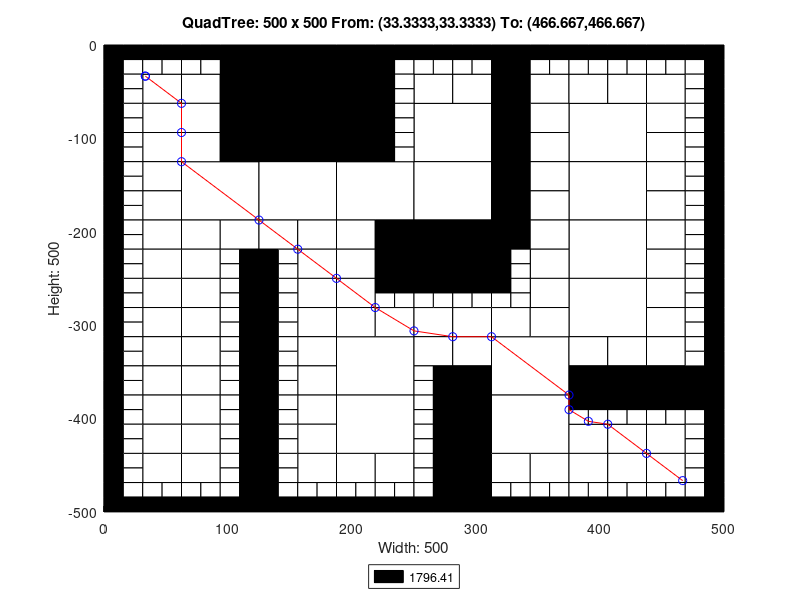

Recreate this plot in MATLAB.
axis([0 500 -500 0]);
title('QuadTree: 500 x 500 From: (33.3333,33.3333) To: (466.667,466.667)');
xlabel('Width: 500');
ylabel('Height: 500');
rectangle('Position',[125 -62.5 62.5 62.5], 'FaceColor',[0 0 0]);
rectangle('Position',[125 -125 62.5 62.5], 'FaceColor',[0 0 0]);
rectangle('Position',[62.5 -187.5 62.5 62.5], 'FaceColor',[1 1 1]);
rectangle('Position',[125 -187.5 62.5 62.5], 'FaceColor',[1 1 1]);
rectangle('Position',[187.5 -187.5 62.5 62.5], 'FaceColor',[1 1 1]);
rectangle('Position',[250 -125 62.5 62.5], 'FaceColor',[1 1 1]);
rectangle('Position',[375 -125 62.5 62.5], 'FaceColor',[1 1 1]);
rectangle('Position',[250 -187.5 62.5 62.5], 'FaceColor',[1 1 1]);
rectangle('Position',[250 -250 62.5 62.5], 'FaceColor',[0 0 0]);
rectangle('Position',[375 -187.5 62.5 62.5], 'FaceColor',[1 1 1]);
rectangle('Position',[375 -250 62.5 62.5], 'FaceColor',[1 1 1]);
rectangle('Position',[187.5 -375 62.5 62.5], 'FaceColor',[1 1 1]);
rectangle('Position',[187.5 -437.5 62.5 62.5], 'FaceColor',[1 1 1]);
rectangle('Position',[312.5 -375 62.5 62.5], 'FaceColor',[1 1 1]);
rectangle('Position',[375 -312.5 62.5 62.5], 'FaceColor',[1 1 1]);
rectangle('Position',[312.5 -437.5 62.5 62.5], 'FaceColor',[1 1 1]);
rectangle('Position',[31.25 -62.5 31.25 31.25], 'FaceColor',[1 1 1]);
rectangle('Position',[93.75 -31.25 31.25 31.25], 'FaceColor',[0 0 0]);
rectangle('Position',[62.5 -62.5 31.25 31.25], 'FaceColor',[1 1 1]);
rectangle('Position',[93.75 -62.5 31.25 31.25], 'FaceColor',[0 0 0]);
rectangle('Position',[31.25 -93.75 31.25 31.25], 'FaceColor',[1 1 1]);
rectangle('Position',[31.25 -125 31.25 31.25], 'FaceColor',[1 1 1]);
rectangle('Position',[62.5 -93.75 31.25 31.25], 'FaceColor',[1 1 1]);
rectangle('Position',[93.75 -93.75 31.25 31.25], 'FaceColor',[0 0 0]);
rectangle('Position',[62.5 -125 31.25 31.25], 'FaceColor',[1 1 1]);
rectangle('Position',[93.75 -125 31.25 31.25], 'FaceColor',[0 0 0]);
rectangle('Position',[187.5 -31.25 31.25 31.25], 'FaceColor',[0 0 0]);
rectangle('Position',[187.5 -62.5 31.25 31.25], 'FaceColor',[0 0 0]);
rectangle('Position',[187.5 -93.75 31.25 31.25], 'FaceColor',[0 0 0]);
rectangle('Position',[187.5 -125 31.25 31.25], 'FaceColor',[0 0 0]);
rectangle('Position',[31.25 -156.25 31.25 31.25], 'FaceColor',[1 1 1]);
rectangle('Position',[31.25 -187.5 31.25 31.25], 'FaceColor',[1 1 1]);
rectangle('Position',[31.25 -218.75 31.25 31.25], 'FaceColor',[1 1 1]);
rectangle('Position',[31.25 -250 31.25 31.25], 'FaceColor',[1 1 1]);
rectangle('Position',[62.5 -218.75 31.25 31.25], 'FaceColor',[1 1 1]);
rectangle('Position',[93.75 -218.75 31.25 31.25], 'FaceColor',[1 1 1]);
rectangle('Position',[62.5 -250 31.25 31.25], 'FaceColor',[1 1 1]);
rectangle('Position',[125 -218.75 31.25 31.25], 'FaceColor',[1 1 1]);
rectangle('Position',[156.25 -218.75 31.25 31.25], 'FaceColor',[1 1 1]);
rectangle('Position',[156.25 -250 31.25 31.25], 'FaceColor',[1 1 1]);
rectangle('Position',[187.5 -218.75 31.25 31.25], 'FaceColor',[1 1 1]);
rectangle('Position',[218.75 -218.75 31.25 31.25], 'FaceColor',[0 0 0]);
rectangle('Position',[187.5 -250 31.25 31.25], 'FaceColor',[1 1 1]);
rectangle('Position',[218.75 -250 31.25 31.25], 'FaceColor',[0 0 0]);
rectangle('Position',[250 -62.5 31.25 31.25], 'FaceColor',[1 1 1]);
rectangle('Position',[281.25 -62.5 31.25 31.25], 'FaceColor',[1 1 1]);
rectangle('Position',[312.5 -31.25 31.25 31.25], 'FaceColor',[0 0 0]);
rectangle('Position',[312.5 -62.5 31.25 31.25], 'FaceColor',[0 0 0]);
rectangle('Position',[343.75 -62.5 31.25 31.25], 'FaceColor',[1 1 1]);
rectangle('Position',[312.5 -93.75 31.25 31.25], 'FaceColor',[0 0 0]);
rectangle('Position',[343.75 -93.75 31.25 31.25], 'FaceColor',[1 1 1]);
rectangle('Position',[312.5 -125 31.25 31.25], 'FaceColor',[0 0 0]);
rectangle('Position',[343.75 -125 31.25 31.25], 'FaceColor',[1 1 1]);
rectangle('Position',[375 -62.5 31.25 31.25], 'FaceColor',[1 1 1]);
rectangle('Position',[406.25 -62.5 31.25 31.25], 'FaceColor',[1 1 1]);
rectangle('Position',[437.5 -62.5 31.25 31.25], 'FaceColor',[1 1 1]);
rectangle('Position',[437.5 -93.75 31.25 31.25], 'FaceColor',[1 1 1]);
rectangle('Position',[437.5 -125 31.25 31.25], 'FaceColor',[1 1 1]);
rectangle('Position',[312.5 -156.25 31.25 31.25], 'FaceColor',[0 0 0]);
rectangle('Position',[343.75 -156.25 31.25 31.25], 'FaceColor',[1 1 1]);
rectangle('Position',[312.5 -187.5 31.25 31.25], 'FaceColor',[0 0 0]);
rectangle('Position',[343.75 -187.5 31.25 31.25], 'FaceColor',[1 1 1]);
rectangle('Position',[312.5 -218.75 31.25 31.25], 'FaceColor',[0 0 0]);
rectangle('Position',[343.75 -218.75 31.25 31.25], 'FaceColor',[1 1 1]);
rectangle('Position',[343.75 -250 31.25 31.25], 'FaceColor',[1 1 1]);
rectangle('Position',[437.5 -156.25 31.25 31.25], 'FaceColor',[1 1 1]);
rectangle('Position',[437.5 -187.5 31.25 31.25], 'FaceColor',[1 1 1]);
rectangle('Position',[437.5 -218.75 31.25 31.25], 'FaceColor',[1 1 1]);
rectangle('Position',[437.5 -250 31.25 31.25], 'FaceColor',[1 1 1]);
rectangle('Position',[31.25 -281.25 31.25 31.25], 'FaceColor',[1 1 1]);
rectangle('Position',[31.25 -312.5 31.25 31.25], 'FaceColor',[1 1 1]);
rectangle('Position',[62.5 -281.25 31.25 31.25], 'FaceColor',[1 1 1]);
rectangle('Position',[62.5 -312.5 31.25 31.25], 'FaceColor',[1 1 1]);
rectangle('Position',[31.25 -343.75 31.25 31.25], 'FaceColor',[1 1 1]);
rectangle('Position',[31.25 -375 31.25 31.25], 'FaceColor',[1 1 1]);
rectangle('Position',[62.5 -343.75 31.25 31.25], 'FaceColor',[1 1 1]);
rectangle('Position',[62.5 -375 31.25 31.25], 'FaceColor',[1 1 1]);
rectangle('Position',[156.25 -281.25 31.25 31.25], 'FaceColor',[1 1 1]);
rectangle('Position',[156.25 -312.5 31.25 31.25], 'FaceColor',[1 1 1]);
rectangle('Position',[187.5 -281.25 31.25 31.25], 'FaceColor',[1 1 1]);
rectangle('Position',[187.5 -312.5 31.25 31.25], 'FaceColor',[1 1 1]);
rectangle('Position',[218.75 -312.5 31.25 31.25], 'FaceColor',[1 1 1]);
rectangle('Position',[156.25 -343.75 31.25 31.25], 'FaceColor',[1 1 1]);
rectangle('Position',[156.25 -375 31.25 31.25], 'FaceColor',[1 1 1]);
rectangle('Position',[31.25 -406.25 31.25 31.25], 'FaceColor',[1 1 1]);
rectangle('Position',[31.25 -437.5 31.25 31.25], 'FaceColor',[1 1 1]);
rectangle('Position',[62.5 -406.25 31.25 31.25], 'FaceColor',[1 1 1]);
rectangle('Position',[62.5 -437.5 31.25 31.25], 'FaceColor',[1 1 1]);
rectangle('Position',[31.25 -468.75 31.25 31.25], 'FaceColor',[1 1 1]);
rectangle('Position',[62.5 -468.75 31.25 31.25], 'FaceColor',[1 1 1]);
rectangle('Position',[156.25 -406.25 31.25 31.25], 'FaceColor',[1 1 1]);
rectangle('Position',[156.25 -437.5 31.25 31.25], 'FaceColor',[1 1 1]);
rectangle('Position',[156.25 -468.75 31.25 31.25], 'FaceColor',[1 1 1]);
rectangle('Position',[187.5 -468.75 31.25 31.25], 'FaceColor',[1 1 1]);
rectangle('Position',[218.75 -468.75 31.25 31.25], 'FaceColor',[1 1 1]);
rectangle('Position',[250 -312.5 31.25 31.25], 'FaceColor',[1 1 1]);
rectangle('Position',[281.25 -312.5 31.25 31.25], 'FaceColor',[1 1 1]);
rectangle('Position',[343.75 -281.25 31.25 31.25], 'FaceColor',[1 1 1]);
rectangle('Position',[312.5 -312.5 31.25 31.25], 'FaceColor',[1 1 1]);
rectangle('Position',[343.75 -312.5 31.25 31.25], 'FaceColor',[1 1 1]);
rectangle('Position',[250 -343.75 31.25 31.25], 'FaceColor',[1 1 1]);
rectangle('Position',[281.25 -343.75 31.25 31.25], 'FaceColor',[1 1 1]);
rectangle('Position',[281.25 -375 31.25 31.25], 'FaceColor',[0 0 0]);
rectangle('Position',[437.5 -281.25 31.25 31.25], 'FaceColor',[1 1 1]);
rectangle('Position',[437.5 -312.5 31.25 31.25], 'FaceColor',[1 1 1]);
rectangle('Position',[375 -343.75 31.25 31.25], 'FaceColor',[1 1 1]);
rectangle('Position',[406.25 -343.75 31.25 31.25], 'FaceColor',[1 1 1]);
rectangle('Position',[375 -375 31.25 31.25], 'FaceColor',[0 0 0]);
rectangle('Position',[406.25 -375 31.25 31.25], 'FaceColor',[0 0 0]);
rectangle('Position',[437.5 -343.75 31.25 31.25], 'FaceColor',[1 1 1]);
rectangle('Position',[437.5 -375 31.25 31.25], 'FaceColor',[0 0 0]);
rectangle('Position',[468.75 -375 31.25 31.25], 'FaceColor',[0 0 0]);
rectangle('Position',[281.25 -406.25 31.25 31.25], 'FaceColor',[0 0 0]);
rectangle('Position',[281.25 -437.5 31.25 31.25], 'FaceColor',[0 0 0]);
rectangle('Position',[281.25 -468.75 31.25 31.25], 'FaceColor',[0 0 0]);
rectangle('Position',[281.25 -500 31.25 31.25], 'FaceColor',[0 0 0]);
rectangle('Position',[312.5 -468.75 31.25 31.25], 'FaceColor',[1 1 1]);
rectangle('Position',[343.75 -468.75 31.25 31.25], 'FaceColor',[1 1 1]);
rectangle('Position',[375 -437.5 31.25 31.25], 'FaceColor',[1 1 1]);
rectangle('Position',[406.25 -437.5 31.25 31.25], 'FaceColor',[1 1 1]);
rectangle('Position',[437.5 -437.5 31.25 31.25], 'FaceColor',[1 1 1]);
rectangle('Position',[375 -468.75 31.25 31.25], 'FaceColor',[1 1 1]);
rectangle('Position',[406.25 -468.75 31.25 31.25], 'FaceColor',[1 1 1]);
rectangle('Position',[437.5 -468.75 31.25 31.25], 'FaceColor',[1 1 1]);
rectangle('Position',[0 -15.625 15.625 15.625], 'FaceColor',[0 0 0]);
rectangle('Position',[15.625 -15.625 15.625 15.625], 'FaceColor',[0 0 0]);
rectangle('Position',[0 -31.25 15.625 15.625], 'FaceColor',[0 0 0]);
rectangle('Position',[15.625 -31.25 15.625 15.625], 'FaceColor',[1 1 1]);
rectangle('Position',[31.25 -15.625 15.625 15.625], 'FaceColor',[0 0 0]);
rectangle('Position',[46.875 -15.625 15.625 15.625], 'FaceColor',[0 0 0]);
rectangle('Position',[31.25 -31.25 15.625 15.625], 'FaceColor',[1 1 1]);
rectangle('Position',[46.875 -31.25 15.625 15.625], 'FaceColor',[1 1 1]);
rectangle('Position',[0 -46.875 15.625 15.625], 'FaceColor',[0 0 0]);
rectangle('Position',[15.625 -46.875 15.625 15.625], 'FaceColor',[1 1 1]);
rectangle('Position',[0 -62.5 15.625 15.625], 'FaceColor',[0 0 0]);
rectangle('Position',[15.625 -62.5 15.625 15.625], 'FaceColor',[1 1 1]);
rectangle('Position',[62.5 -15.625 15.625 15.625], 'FaceColor',[0 0 0]);
rectangle('Position',[78.125 -15.625 15.625 15.625], 'FaceColor',[0 0 0]);
rectangle('Position',[62.5 -31.25 15.625 15.625], 'FaceColor',[1 1 1]);
rectangle('Position',[78.125 -31.25 15.625 15.625], 'FaceColor',[1 1 1]);
rectangle('Position',[0 -78.125 15.625 15.625], 'FaceColor',[0 0 0]);
rectangle('Position',[15.625 -78.125 15.625 15.625], 'FaceColor',[1 1 1]);
rectangle('Position',[0 -93.75 15.625 15.625], 'FaceColor',[0 0 0]);
rectangle('Position',[15.625 -93.75 15.625 15.625], 'FaceColor',[1 1 1]);
rectangle('Position',[0 -109.375 15.625 15.625], 'FaceColor',[0 0 0]);
rectangle('Position',[15.625 -109.375 15.625 15.625], 'FaceColor',[1 1 1]);
rectangle('Position',[0 -125 15.625 15.625], 'FaceColor',[0 0 0]);
rectangle('Position',[15.625 -125 15.625 15.625], 'FaceColor',[1 1 1]);
rectangle('Position',[218.75 -15.625 15.625 15.625], 'FaceColor',[0 0 0]);
rectangle('Position',[234.375 -15.625 15.625 15.625], 'FaceColor',[0 0 0]);
rectangle('Position',[218.75 -31.25 15.625 15.625], 'FaceColor',[0 0 0]);
rectangle('Position',[234.375 -31.25 15.625 15.625], 'FaceColor',[1 1 1]);
rectangle('Position',[218.75 -46.875 15.625 15.625], 'FaceColor',[0 0 0]);
rectangle('Position',[234.375 -46.875 15.625 15.625], 'FaceColor',[1 1 1]);
rectangle('Position',[218.75 -62.5 15.625 15.625], 'FaceColor',[0 0 0]);
rectangle('Position',[234.375 -62.5 15.625 15.625], 'FaceColor',[1 1 1]);
rectangle('Position',[218.75 -78.125 15.625 15.625], 'FaceColor',[0 0 0]);
rectangle('Position',[234.375 -78.125 15.625 15.625], 'FaceColor',[1 1 1]);
rectangle('Position',[218.75 -93.75 15.625 15.625], 'FaceColor',[0 0 0]);
rectangle('Position',[234.375 -93.75 15.625 15.625], 'FaceColor',[1 1 1]);
rectangle('Position',[218.75 -109.375 15.625 15.625], 'FaceColor',[0 0 0]);
rectangle('Position',[234.375 -109.375 15.625 15.625], 'FaceColor',[1 1 1]);
rectangle('Position',[218.75 -125 15.625 15.625], 'FaceColor',[0 0 0]);
rectangle('Position',[234.375 -125 15.625 15.625], 'FaceColor',[1 1 1]);
rectangle('Position',[0 -140.625 15.625 15.625], 'FaceColor',[0 0 0]);
rectangle('Position',[15.625 -140.625 15.625 15.625], 'FaceColor',[1 1 1]);
rectangle('Position',[0 -156.25 15.625 15.625], 'FaceColor',[0 0 0]);
rectangle('Position',[15.625 -156.25 15.625 15.625], 'FaceColor',[1 1 1]);
rectangle('Position',[0 -171.875 15.625 15.625], 'FaceColor',[0 0 0]);
rectangle('Position',[15.625 -171.875 15.625 15.625], 'FaceColor',[1 1 1]);
rectangle('Position',[0 -187.5 15.625 15.625], 'FaceColor',[0 0 0]);
rectangle('Position',[15.625 -187.5 15.625 15.625], 'FaceColor',[1 1 1]);
rectangle('Position',[0 -203.125 15.625 15.625], 'FaceColor',[0 0 0]);
rectangle('Position',[15.625 -203.125 15.625 15.625], 'FaceColor',[1 1 1]);
rectangle('Position',[0 -218.75 15.625 15.625], 'FaceColor',[0 0 0]);
rectangle('Position',[15.625 -218.75 15.625 15.625], 'FaceColor',[1 1 1]);
rectangle('Position',[0 -234.375 15.625 15.625], 'FaceColor',[0 0 0]);
rectangle('Position',[15.625 -234.375 15.625 15.625], 'FaceColor',[1 1 1]);
rectangle('Position',[0 -250 15.625 15.625], 'FaceColor',[0 0 0]);
rectangle('Position',[15.625 -250 15.625 15.625], 'FaceColor',[1 1 1]);
rectangle('Position',[93.75 -234.375 15.625 15.625], 'FaceColor',[1 1 1]);
rectangle('Position',[109.375 -234.375 15.625 15.625], 'FaceColor',[0 0 0]);
rectangle('Position',[93.75 -250 15.625 15.625], 'FaceColor',[1 1 1]);
rectangle('Position',[109.375 -250 15.625 15.625], 'FaceColor',[0 0 0]);
rectangle('Position',[125 -234.375 15.625 15.625], 'FaceColor',[0 0 0]);
rectangle('Position',[140.625 -234.375 15.625 15.625], 'FaceColor',[1 1 1]);
rectangle('Position',[125 -250 15.625 15.625], 'FaceColor',[0 0 0]);
rectangle('Position',[140.625 -250 15.625 15.625], 'FaceColor',[1 1 1]);
rectangle('Position',[250 -15.625 15.625 15.625], 'FaceColor',[0 0 0]);
rectangle('Position',[265.625 -15.625 15.625 15.625], 'FaceColor',[0 0 0]);
rectangle('Position',[250 -31.25 15.625 15.625], 'FaceColor',[1 1 1]);
rectangle('Position',[265.625 -31.25 15.625 15.625], 'FaceColor',[1 1 1]);
rectangle('Position',[281.25 -15.625 15.625 15.625], 'FaceColor',[0 0 0]);
rectangle('Position',[296.875 -15.625 15.625 15.625], 'FaceColor',[0 0 0]);
rectangle('Position',[281.25 -31.25 15.625 15.625], 'FaceColor',[1 1 1]);
rectangle('Position',[296.875 -31.25 15.625 15.625], 'FaceColor',[1 1 1]);
rectangle('Position',[343.75 -15.625 15.625 15.625], 'FaceColor',[0 0 0]);
rectangle('Position',[359.375 -15.625 15.625 15.625], 'FaceColor',[0 0 0]);
rectangle('Position',[343.75 -31.25 15.625 15.625], 'FaceColor',[1 1 1]);
rectangle('Position',[359.375 -31.25 15.625 15.625], 'FaceColor',[1 1 1]);
rectangle('Position',[375 -15.625 15.625 15.625], 'FaceColor',[0 0 0]);
rectangle('Position',[390.625 -15.625 15.625 15.625], 'FaceColor',[0 0 0]);
rectangle('Position',[375 -31.25 15.625 15.625], 'FaceColor',[1 1 1]);
rectangle('Position',[390.625 -31.25 15.625 15.625], 'FaceColor',[1 1 1]);
rectangle('Position',[406.25 -15.625 15.625 15.625], 'FaceColor',[0 0 0]);
rectangle('Position',[421.875 -15.625 15.625 15.625], 'FaceColor',[0 0 0]);
rectangle('Position',[406.25 -31.25 15.625 15.625], 'FaceColor',[1 1 1]);
rectangle('Position',[421.875 -31.25 15.625 15.625], 'FaceColor',[1 1 1]);
rectangle('Position',[437.5 -15.625 15.625 15.625], 'FaceColor',[0 0 0]);
rectangle('Position',[453.125 -15.625 15.625 15.625], 'FaceColor',[0 0 0]);
rectangle('Position',[437.5 -31.25 15.625 15.625], 'FaceColor',[1 1 1]);
rectangle('Position',[453.125 -31.25 15.625 15.625], 'FaceColor',[1 1 1]);
rectangle('Position',[468.75 -15.625 15.625 15.625], 'FaceColor',[0 0 0]);
rectangle('Position',[484.375 -15.625 15.625 15.625], 'FaceColor',[0 0 0]);
rectangle('Position',[468.75 -31.25 15.625 15.625], 'FaceColor',[1 1 1]);
rectangle('Position',[484.375 -31.25 15.625 15.625], 'FaceColor',[0 0 0]);
rectangle('Position',[468.75 -46.875 15.625 15.625], 'FaceColor',[1 1 1]);
rectangle('Position',[484.375 -46.875 15.625 15.625], 'FaceColor',[0 0 0]);
rectangle('Position',[468.75 -62.5 15.625 15.625], 'FaceColor',[1 1 1]);
rectangle('Position',[484.375 -62.5 15.625 15.625], 'FaceColor',[0 0 0]);
rectangle('Position',[468.75 -78.125 15.625 15.625], 'FaceColor',[1 1 1]);
rectangle('Position',[484.375 -78.125 15.625 15.625], 'FaceColor',[0 0 0]);
rectangle('Position',[468.75 -93.75 15.625 15.625], 'FaceColor',[1 1 1]);
rectangle('Position',[484.375 -93.75 15.625 15.625], 'FaceColor',[0 0 0]);
rectangle('Position',[468.75 -109.375 15.625 15.625], 'FaceColor',[1 1 1]);
rectangle('Position',[484.375 -109.375 15.625 15.625], 'FaceColor',[0 0 0]);
rectangle('Position',[468.75 -125 15.625 15.625], 'FaceColor',[1 1 1]);
rectangle('Position',[484.375 -125 15.625 15.625], 'FaceColor',[0 0 0]);
rectangle('Position',[312.5 -234.375 15.625 15.625], 'FaceColor',[0 0 0]);
rectangle('Position',[328.125 -234.375 15.625 15.625], 'FaceColor',[1 1 1]);
rectangle('Position',[312.5 -250 15.625 15.625], 'FaceColor',[0 0 0]);
rectangle('Position',[328.125 -250 15.625 15.625], 'FaceColor',[1 1 1]);
rectangle('Position',[468.75 -140.625 15.625 15.625], 'FaceColor',[1 1 1]);
rectangle('Position',[484.375 -140.625 15.625 15.625], 'FaceColor',[0 0 0]);
rectangle('Position',[468.75 -156.25 15.625 15.625], 'FaceColor',[1 1 1]);
rectangle('Position',[484.375 -156.25 15.625 15.625], 'FaceColor',[0 0 0]);
rectangle('Position',[468.75 -171.875 15.625 15.625], 'FaceColor',[1 1 1]);
rectangle('Position',[484.375 -171.875 15.625 15.625], 'FaceColor',[0 0 0]);
rectangle('Position',[468.75 -187.5 15.625 15.625], 'FaceColor',[1 1 1]);
rectangle('Position',[484.375 -187.5 15.625 15.625], 'FaceColor',[0 0 0]);
rectangle('Position',[468.75 -203.125 15.625 15.625], 'FaceColor',[1 1 1]);
rectangle('Position',[484.375 -203.125 15.625 15.625], 'FaceColor',[0 0 0]);
rectangle('Position',[468.75 -218.75 15.625 15.625], 'FaceColor',[1 1 1]);
rectangle('Position',[484.375 -218.75 15.625 15.625], 'FaceColor',[0 0 0]);
rectangle('Position',[468.75 -234.375 15.625 15.625], 'FaceColor',[1 1 1]);
rectangle('Position',[484.375 -234.375 15.625 15.625], 'FaceColor',[0 0 0]);
rectangle('Position',[468.75 -250 15.625 15.625], 'FaceColor',[1 1 1]);
rectangle('Position',[484.375 -250 15.625 15.625], 'FaceColor',[0 0 0]);
rectangle('Position',[0 -265.625 15.625 15.625], 'FaceColor',[0 0 0]);
rectangle('Position',[15.625 -265.625 15.625 15.625], 'FaceColor',[1 1 1]);
rectangle('Position',[0 -281.25 15.625 15.625], 'FaceColor',[0 0 0]);
rectangle('Position',[15.625 -281.25 15.625 15.625], 'FaceColor',[1 1 1]);
rectangle('Position',[0 -296.875 15.625 15.625], 'FaceColor',[0 0 0]);
rectangle('Position',[15.625 -296.875 15.625 15.625], 'FaceColor',[1 1 1]);
rectangle('Position',[0 -312.5 15.625 15.625], 'FaceColor',[0 0 0]);
rectangle('Position',[15.625 -312.5 15.625 15.625], 'FaceColor',[1 1 1]);
rectangle('Position',[93.75 -265.625 15.625 15.625], 'FaceColor',[1 1 1]);
rectangle('Position',[109.375 -265.625 15.625 15.625], 'FaceColor',[0 0 0]);
rectangle('Position',[93.75 -281.25 15.625 15.625], 'FaceColor',[1 1 1]);
rectangle('Position',[109.375 -281.25 15.625 15.625], 'FaceColor',[0 0 0]);
rectangle('Position',[93.75 -296.875 15.625 15.625], 'FaceColor',[1 1 1]);
rectangle('Position',[109.375 -296.875 15.625 15.625], 'FaceColor',[0 0 0]);
rectangle('Position',[93.75 -312.5 15.625 15.625], 'FaceColor',[1 1 1]);
rectangle('Position',[109.375 -312.5 15.625 15.625], 'FaceColor',[0 0 0]);
rectangle('Position',[0 -328.125 15.625 15.625], 'FaceColor',[0 0 0]);
rectangle('Position',[15.625 -328.125 15.625 15.625], 'FaceColor',[1 1 1]);
rectangle('Position',[0 -343.75 15.625 15.625], 'FaceColor',[0 0 0]);
rectangle('Position',[15.625 -343.75 15.625 15.625], 'FaceColor',[1 1 1]);
rectangle('Position',[0 -359.375 15.625 15.625], 'FaceColor',[0 0 0]);
rectangle('Position',[15.625 -359.375 15.625 15.625], 'FaceColor',[1 1 1]);
rectangle('Position',[0 -375 15.625 15.625], 'FaceColor',[0 0 0]);
rectangle('Position',[15.625 -375 15.625 15.625], 'FaceColor',[1 1 1]);
rectangle('Position',[93.75 -328.125 15.625 15.625], 'FaceColor',[1 1 1]);
rectangle('Position',[109.375 -328.125 15.625 15.625], 'FaceColor',[0 0 0]);
rectangle('Position',[93.75 -343.75 15.625 15.625], 'FaceColor',[1 1 1]);
rectangle('Position',[109.375 -343.75 15.625 15.625], 'FaceColor',[0 0 0]);
rectangle('Position',[93.75 -359.375 15.625 15.625], 'FaceColor',[1 1 1]);
rectangle('Position',[109.375 -359.375 15.625 15.625], 'FaceColor',[0 0 0]);
rectangle('Position',[93.75 -375 15.625 15.625], 'FaceColor',[1 1 1]);
rectangle('Position',[109.375 -375 15.625 15.625], 'FaceColor',[0 0 0]);
rectangle('Position',[125 -265.625 15.625 15.625], 'FaceColor',[0 0 0]);
rectangle('Position',[140.625 -265.625 15.625 15.625], 'FaceColor',[1 1 1]);
rectangle('Position',[125 -281.25 15.625 15.625], 'FaceColor',[0 0 0]);
rectangle('Position',[140.625 -281.25 15.625 15.625], 'FaceColor',[1 1 1]);
rectangle('Position',[125 -296.875 15.625 15.625], 'FaceColor',[0 0 0]);
rectangle('Position',[140.625 -296.875 15.625 15.625], 'FaceColor',[1 1 1]);
rectangle('Position',[125 -312.5 15.625 15.625], 'FaceColor',[0 0 0]);
rectangle('Position',[140.625 -312.5 15.625 15.625], 'FaceColor',[1 1 1]);
rectangle('Position',[218.75 -265.625 15.625 15.625], 'FaceColor',[0 0 0]);
rectangle('Position',[234.375 -265.625 15.625 15.625], 'FaceColor',[0 0 0]);
rectangle('Position',[218.75 -281.25 15.625 15.625], 'FaceColor',[1 1 1]);
rectangle('Position',[234.375 -281.25 15.625 15.625], 'FaceColor',[1 1 1]);
rectangle('Position',[125 -328.125 15.625 15.625], 'FaceColor',[0 0 0]);
rectangle('Position',[140.625 -328.125 15.625 15.625], 'FaceColor',[1 1 1]);
rectangle('Position',[125 -343.75 15.625 15.625], 'FaceColor',[0 0 0]);
rectangle('Position',[140.625 -343.75 15.625 15.625], 'FaceColor',[1 1 1]);
rectangle('Position',[125 -359.375 15.625 15.625], 'FaceColor',[0 0 0]);
rectangle('Position',[140.625 -359.375 15.625 15.625], 'FaceColor',[1 1 1]);
rectangle('Position',[125 -375 15.625 15.625], 'FaceColor',[0 0 0]);
rectangle('Position',[140.625 -375 15.625 15.625], 'FaceColor',[1 1 1]);
rectangle('Position',[0 -390.625 15.625 15.625], 'FaceColor',[0 0 0]);
rectangle('Position',[15.625 -390.625 15.625 15.625], 'FaceColor',[1 1 1]);
rectangle('Position',[0 -406.25 15.625 15.625], 'FaceColor',[0 0 0]);
rectangle('Position',[15.625 -406.25 15.625 15.625], 'FaceColor',[1 1 1]);
rectangle('Position',[0 -421.875 15.625 15.625], 'FaceColor',[0 0 0]);
rectangle('Position',[15.625 -421.875 15.625 15.625], 'FaceColor',[1 1 1]);
rectangle('Position',[0 -437.5 15.625 15.625], 'FaceColor',[0 0 0]);
rectangle('Position',[15.625 -437.5 15.625 15.625], 'FaceColor',[1 1 1]);
rectangle('Position',[93.75 -390.625 15.625 15.625], 'FaceColor',[1 1 1]);
rectangle('Position',[109.375 -390.625 15.625 15.625], 'FaceColor',[0 0 0]);
rectangle('Position',[93.75 -406.25 15.625 15.625], 'FaceColor',[1 1 1]);
rectangle('Position',[109.375 -406.25 15.625 15.625], 'FaceColor',[0 0 0]);
rectangle('Position',[93.75 -421.875 15.625 15.625], 'FaceColor',[1 1 1]);
rectangle('Position',[109.375 -421.875 15.625 15.625], 'FaceColor',[0 0 0]);
rectangle('Position',[93.75 -437.5 15.625 15.625], 'FaceColor',[1 1 1]);
rectangle('Position',[109.375 -437.5 15.625 15.625], 'FaceColor',[0 0 0]);
rectangle('Position',[0 -453.125 15.625 15.625], 'FaceColor',[0 0 0]);
rectangle('Position',[15.625 -453.125 15.625 15.625], 'FaceColor',[1 1 1]);
rectangle('Position',[0 -468.75 15.625 15.625], 'FaceColor',[0 0 0]);
rectangle('Position',[15.625 -468.75 15.625 15.625], 'FaceColor',[1 1 1]);
rectangle('Position',[0 -484.375 15.625 15.625], 'FaceColor',[0 0 0]);
rectangle('Position',[15.625 -484.375 15.625 15.625], 'FaceColor',[1 1 1]);
rectangle('Position',[0 -500 15.625 15.625], 'FaceColor',[0 0 0]);
rectangle('Position',[15.625 -500 15.625 15.625], 'FaceColor',[0 0 0]);
rectangle('Position',[31.25 -484.375 15.625 15.625], 'FaceColor',[1 1 1]);
rectangle('Position',[46.875 -484.375 15.625 15.625], 'FaceColor',[1 1 1]);
rectangle('Position',[31.25 -500 15.625 15.625], 'FaceColor',[0 0 0]);
rectangle('Position',[46.875 -500 15.625 15.625], 'FaceColor',[0 0 0]);
rectangle('Position',[93.75 -453.125 15.625 15.625], 'FaceColor',[1 1 1]);
rectangle('Position',[109.375 -453.125 15.625 15.625], 'FaceColor',[0 0 0]);
rectangle('Position',[93.75 -468.75 15.625 15.625], 'FaceColor',[1 1 1]);
rectangle('Position',[109.375 -468.75 15.625 15.625], 'FaceColor',[0 0 0]);
rectangle('Position',[62.5 -484.375 15.625 15.625], 'FaceColor',[1 1 1]);
rectangle('Position',[78.125 -484.375 15.625 15.625], 'FaceColor',[1 1 1]);
rectangle('Position',[62.5 -500 15.625 15.625], 'FaceColor',[0 0 0]);
rectangle('Position',[78.125 -500 15.625 15.625], 'FaceColor',[0 0 0]);
rectangle('Position',[93.75 -484.375 15.625 15.625], 'FaceColor',[1 1 1]);
rectangle('Position',[109.375 -484.375 15.625 15.625], 'FaceColor',[0 0 0]);
rectangle('Position',[93.75 -500 15.625 15.625], 'FaceColor',[0 0 0]);
rectangle('Position',[109.375 -500 15.625 15.625], 'FaceColor',[0 0 0]);
rectangle('Position',[125 -390.625 15.625 15.625], 'FaceColor',[0 0 0]);
rectangle('Position',[140.625 -390.625 15.625 15.625], 'FaceColor',[1 1 1]);
rectangle('Position',[125 -406.25 15.625 15.625], 'FaceColor',[0 0 0]);
rectangle('Position',[140.625 -406.25 15.625 15.625], 'FaceColor',[1 1 1]);
rectangle('Position',[125 -421.875 15.625 15.625], 'FaceColor',[0 0 0]);
rectangle('Position',[140.625 -421.875 15.625 15.625], 'FaceColor',[1 1 1]);
rectangle('Position',[125 -437.5 15.625 15.625], 'FaceColor',[0 0 0]);
rectangle('Position',[140.625 -437.5 15.625 15.625], 'FaceColor',[1 1 1]);
rectangle('Position',[125 -453.125 15.625 15.625], 'FaceColor',[0 0 0]);
rectangle('Position',[140.625 -453.125 15.625 15.625], 'FaceColor',[1 1 1]);
rectangle('Position',[125 -468.75 15.625 15.625], 'FaceColor',[0 0 0]);
rectangle('Position',[140.625 -468.75 15.625 15.625], 'FaceColor',[1 1 1]);
rectangle('Position',[125 -484.375 15.625 15.625], 'FaceColor',[0 0 0]);
rectangle('Position',[140.625 -484.375 15.625 15.625], 'FaceColor',[1 1 1]);
rectangle('Position',[125 -500 15.625 15.625], 'FaceColor',[0 0 0]);
rectangle('Position',[140.625 -500 15.625 15.625], 'FaceColor',[0 0 0]);
rectangle('Position',[156.25 -484.375 15.625 15.625], 'FaceColor',[1 1 1]);
rectangle('Position',[171.875 -484.375 15.625 15.625], 'FaceColor',[1 1 1]);
rectangle('Position',[156.25 -500 15.625 15.625], 'FaceColor',[0 0 0]);
rectangle('Position',[171.875 -500 15.625 15.625], 'FaceColor',[0 0 0]);
rectangle('Position',[187.5 -484.375 15.625 15.625], 'FaceColor',[1 1 1]);
rectangle('Position',[203.125 -484.375 15.625 15.625], 'FaceColor',[1 1 1]);
rectangle('Position',[187.5 -500 15.625 15.625], 'FaceColor',[0 0 0]);
rectangle('Position',[203.125 -500 15.625 15.625], 'FaceColor',[0 0 0]);
rectangle('Position',[218.75 -484.375 15.625 15.625], 'FaceColor',[1 1 1]);
rectangle('Position',[234.375 -484.375 15.625 15.625], 'FaceColor',[1 1 1]);
rectangle('Position',[218.75 -500 15.625 15.625], 'FaceColor',[0 0 0]);
rectangle('Position',[234.375 -500 15.625 15.625], 'FaceColor',[0 0 0]);
rectangle('Position',[250 -265.625 15.625 15.625], 'FaceColor',[0 0 0]);
rectangle('Position',[265.625 -265.625 15.625 15.625], 'FaceColor',[0 0 0]);
rectangle('Position',[250 -281.25 15.625 15.625], 'FaceColor',[1 1 1]);
rectangle('Position',[265.625 -281.25 15.625 15.625], 'FaceColor',[1 1 1]);
rectangle('Position',[281.25 -265.625 15.625 15.625], 'FaceColor',[0 0 0]);
rectangle('Position',[296.875 -265.625 15.625 15.625], 'FaceColor',[0 0 0]);
rectangle('Position',[281.25 -281.25 15.625 15.625], 'FaceColor',[1 1 1]);
rectangle('Position',[296.875 -281.25 15.625 15.625], 'FaceColor',[1 1 1]);
rectangle('Position',[312.5 -265.625 15.625 15.625], 'FaceColor',[0 0 0]);
rectangle('Position',[328.125 -265.625 15.625 15.625], 'FaceColor',[1 1 1]);
rectangle('Position',[312.5 -281.25 15.625 15.625], 'FaceColor',[1 1 1]);
rectangle('Position',[328.125 -281.25 15.625 15.625], 'FaceColor',[1 1 1]);
rectangle('Position',[250 -359.375 15.625 15.625], 'FaceColor',[1 1 1]);
rectangle('Position',[265.625 -359.375 15.625 15.625], 'FaceColor',[0 0 0]);
rectangle('Position',[250 -375 15.625 15.625], 'FaceColor',[1 1 1]);
rectangle('Position',[265.625 -375 15.625 15.625], 'FaceColor',[0 0 0]);
rectangle('Position',[468.75 -265.625 15.625 15.625], 'FaceColor',[1 1 1]);
rectangle('Position',[484.375 -265.625 15.625 15.625], 'FaceColor',[0 0 0]);
rectangle('Position',[468.75 -281.25 15.625 15.625], 'FaceColor',[1 1 1]);
rectangle('Position',[484.375 -281.25 15.625 15.625], 'FaceColor',[0 0 0]);
rectangle('Position',[468.75 -296.875 15.625 15.625], 'FaceColor',[1 1 1]);
rectangle('Position',[484.375 -296.875 15.625 15.625], 'FaceColor',[0 0 0]);
rectangle('Position',[468.75 -312.5 15.625 15.625], 'FaceColor',[1 1 1]);
rectangle('Position',[484.375 -312.5 15.625 15.625], 'FaceColor',[0 0 0]);
rectangle('Position',[468.75 -328.125 15.625 15.625], 'FaceColor',[1 1 1]);
rectangle('Position',[484.375 -328.125 15.625 15.625], 'FaceColor',[0 0 0]);
rectangle('Position',[468.75 -343.75 15.625 15.625], 'FaceColor',[1 1 1]);
rectangle('Position',[484.375 -343.75 15.625 15.625], 'FaceColor',[0 0 0]);
rectangle('Position',[250 -390.625 15.625 15.625], 'FaceColor',[1 1 1]);
rectangle('Position',[265.625 -390.625 15.625 15.625], 'FaceColor',[0 0 0]);
rectangle('Position',[250 -406.25 15.625 15.625], 'FaceColor',[1 1 1]);
rectangle('Position',[265.625 -406.25 15.625 15.625], 'FaceColor',[0 0 0]);
rectangle('Position',[250 -421.875 15.625 15.625], 'FaceColor',[1 1 1]);
rectangle('Position',[265.625 -421.875 15.625 15.625], 'FaceColor',[0 0 0]);
rectangle('Position',[250 -437.5 15.625 15.625], 'FaceColor',[1 1 1]);
rectangle('Position',[265.625 -437.5 15.625 15.625], 'FaceColor',[0 0 0]);
rectangle('Position',[250 -453.125 15.625 15.625], 'FaceColor',[1 1 1]);
rectangle('Position',[265.625 -453.125 15.625 15.625], 'FaceColor',[0 0 0]);
rectangle('Position',[250 -468.75 15.625 15.625], 'FaceColor',[1 1 1]);
rectangle('Position',[265.625 -468.75 15.625 15.625], 'FaceColor',[0 0 0]);
rectangle('Position',[250 -484.375 15.625 15.625], 'FaceColor',[1 1 1]);
rectangle('Position',[265.625 -484.375 15.625 15.625], 'FaceColor',[0 0 0]);
rectangle('Position',[250 -500 15.625 15.625], 'FaceColor',[0 0 0]);
rectangle('Position',[265.625 -500 15.625 15.625], 'FaceColor',[0 0 0]);
rectangle('Position',[312.5 -484.375 15.625 15.625], 'FaceColor',[1 1 1]);
rectangle('Position',[328.125 -484.375 15.625 15.625], 'FaceColor',[1 1 1]);
rectangle('Position',[312.5 -500 15.625 15.625], 'FaceColor',[0 0 0]);
rectangle('Position',[328.125 -500 15.625 15.625], 'FaceColor',[0 0 0]);
rectangle('Position',[343.75 -484.375 15.625 15.625], 'FaceColor',[1 1 1]);
rectangle('Position',[359.375 -484.375 15.625 15.625], 'FaceColor',[1 1 1]);
rectangle('Position',[343.75 -500 15.625 15.625], 'FaceColor',[0 0 0]);
rectangle('Position',[359.375 -500 15.625 15.625], 'FaceColor',[0 0 0]);
rectangle('Position',[375 -390.625 15.625 15.625], 'FaceColor',[0 0 0]);
rectangle('Position',[390.625 -390.625 15.625 15.625], 'FaceColor',[0 0 0]);
rectangle('Position',[375 -406.25 15.625 15.625], 'FaceColor',[1 1 1]);
rectangle('Position',[390.625 -406.25 15.625 15.625], 'FaceColor',[1 1 1]);
rectangle('Position',[406.25 -390.625 15.625 15.625], 'FaceColor',[0 0 0]);
rectangle('Position',[421.875 -390.625 15.625 15.625], 'FaceColor',[0 0 0]);
rectangle('Position',[406.25 -406.25 15.625 15.625], 'FaceColor',[1 1 1]);
rectangle('Position',[421.875 -406.25 15.625 15.625], 'FaceColor',[1 1 1]);
rectangle('Position',[437.5 -390.625 15.625 15.625], 'FaceColor',[0 0 0]);
rectangle('Position',[453.125 -390.625 15.625 15.625], 'FaceColor',[0 0 0]);
rectangle('Position',[437.5 -406.25 15.625 15.625], 'FaceColor',[1 1 1]);
rectangle('Position',[453.125 -406.25 15.625 15.625], 'FaceColor',[1 1 1]);
rectangle('Position',[468.75 -390.625 15.625 15.625], 'FaceColor',[0 0 0]);
rectangle('Position',[484.375 -390.625 15.625 15.625], 'FaceColor',[0 0 0]);
rectangle('Position',[468.75 -406.25 15.625 15.625], 'FaceColor',[1 1 1]);
rectangle('Position',[484.375 -406.25 15.625 15.625], 'FaceColor',[0 0 0]);
rectangle('Position',[468.75 -421.875 15.625 15.625], 'FaceColor',[1 1 1]);
rectangle('Position',[484.375 -421.875 15.625 15.625], 'FaceColor',[0 0 0]);
rectangle('Position',[468.75 -437.5 15.625 15.625], 'FaceColor',[1 1 1]);
rectangle('Position',[484.375 -437.5 15.625 15.625], 'FaceColor',[0 0 0]);
rectangle('Position',[375 -484.375 15.625 15.625], 'FaceColor',[1 1 1]);
rectangle('Position',[390.625 -484.375 15.625 15.625], 'FaceColor',[1 1 1]);
rectangle('Position',[375 -500 15.625 15.625], 'FaceColor',[0 0 0]);
rectangle('Position',[390.625 -500 15.625 15.625], 'FaceColor',[0 0 0]);
rectangle('Position',[406.25 -484.375 15.625 15.625], 'FaceColor',[1 1 1]);
rectangle('Position',[421.875 -484.375 15.625 15.625], 'FaceColor',[1 1 1]);
rectangle('Position',[406.25 -500 15.625 15.625], 'FaceColor',[0 0 0]);
rectangle('Position',[421.875 -500 15.625 15.625], 'FaceColor',[0 0 0]);
rectangle('Position',[468.75 -453.125 15.625 15.625], 'FaceColor',[1 1 1]);
rectangle('Position',[484.375 -453.125 15.625 15.625], 'FaceColor',[0 0 0]);
rectangle('Position',[468.75 -468.75 15.625 15.625], 'FaceColor',[1 1 1]);
rectangle('Position',[484.375 -468.75 15.625 15.625], 'FaceColor',[0 0 0]);
rectangle('Position',[437.5 -484.375 15.625 15.625], 'FaceColor',[1 1 1]);
rectangle('Position',[453.125 -484.375 15.625 15.625], 'FaceColor',[1 1 1]);
rectangle('Position',[437.5 -500 15.625 15.625], 'FaceColor',[0 0 0]);
rectangle('Position',[453.125 -500 15.625 15.625], 'FaceColor',[0 0 0]);
rectangle('Position',[468.75 -484.375 15.625 15.625], 'FaceColor',[1 1 1]);
rectangle('Position',[484.375 -484.375 15.625 15.625], 'FaceColor',[0 0 0]);
rectangle('Position',[468.75 -500 15.625 15.625], 'FaceColor',[0 0 0]);
rectangle('Position',[484.375 -500 15.625 15.625], 'FaceColor',[0 0 0]);
X=[466.667,437.5,406.25,390.625,375,375,312.5,281.25,250,218.75,187.5,156.25,125,62.5,62.5,62.5,33.3333,33.3333];
Y=[-466.667,-437.5,-406.25,-403.125,-390.625,-375,-312.5,-312.5,-306.25,-281.25,-250,-218.75,-187.5,-125,-93.75,-62.5,-33.3333,-33.3333];
hold on;
plot(X,Y,'r');
plot(X,Y,'bo');
legend('1796.41','Location','southoutside');
